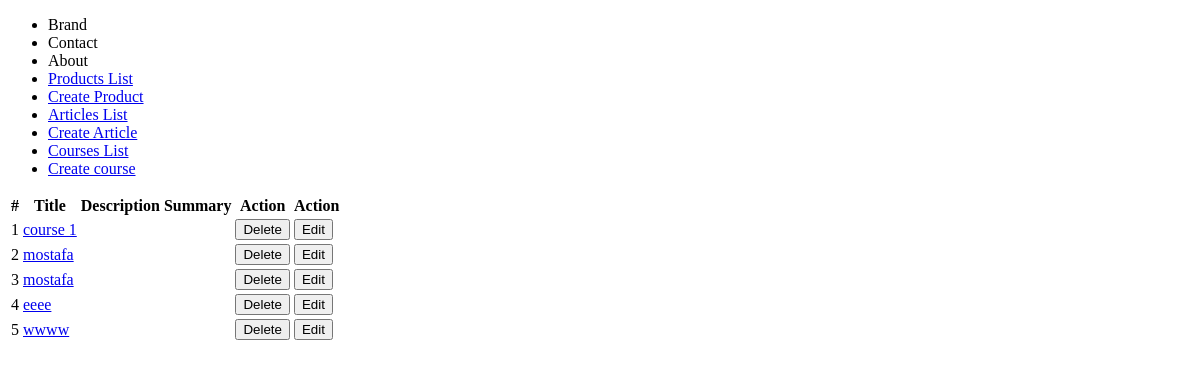
Before: /courses/ with the older database file.
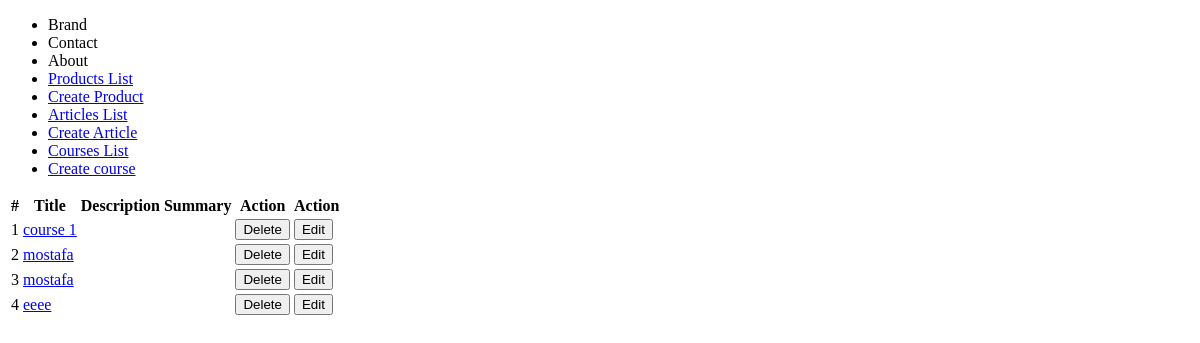
After: the same page with the newer database file.
### courses/models.py (models this page shows)
class Course(models.Model):
    title = models.CharField(max_length=120)
    def get_absolute_url(self):
        return reverse("courses:course-detail", kwargs={"id": self.id})

### courses/views.py (the view)
# urls.py: path('', CourseListView.as_view(), name='course-list'),
class CourseListView(View):
    template_name = "courses/course_list.html"
    queryset = Course.objects.all()
    def get_queryset(self):
        return self.queryset
    def get(self, request, *args, **kwargs):
        context = {'object_list': self.get_queryset()}
        return render(request, self.template_name, context)

### courses/templates/courses/course_list.html (shortened to what this page needs)
{% extends 'base.html'%}
{% block content %}
<table>
    <thead>
        <tr>
            <th>#</th>
            <th>Title</th>
            <th>Description</th>
            <th>Summary</th>
            <th>Action</th>
            <th>Action</th>
        </tr>
    </thead>
    <tbody>
        {% for item in object_list %}
        <tr>
            <td>{{ item.id }}</td>
            <td><a href="{{ item.get_absolute_url  }}">{{ item.title }}</a></td>
            <td>{{ item.description }}</td>
            <td>{{ item.summary }}</td>
            <td>
                <form action="/courses/{{ item.id }}/delete/" method="POST">
                    <input type="submit" value="Delete">
                </form>
            </td>
            <td>
                <form action="/courses/{{ item.id }}/update/" method="POST">
                    <input type="submit" value="Edit">
                </form>
            </td>
        </tr>
        {% endfor %}
    </tbody>
</table>
{% endblock %}

Changed rows visible on the page:
removed Course: id "5", title "wwww"
